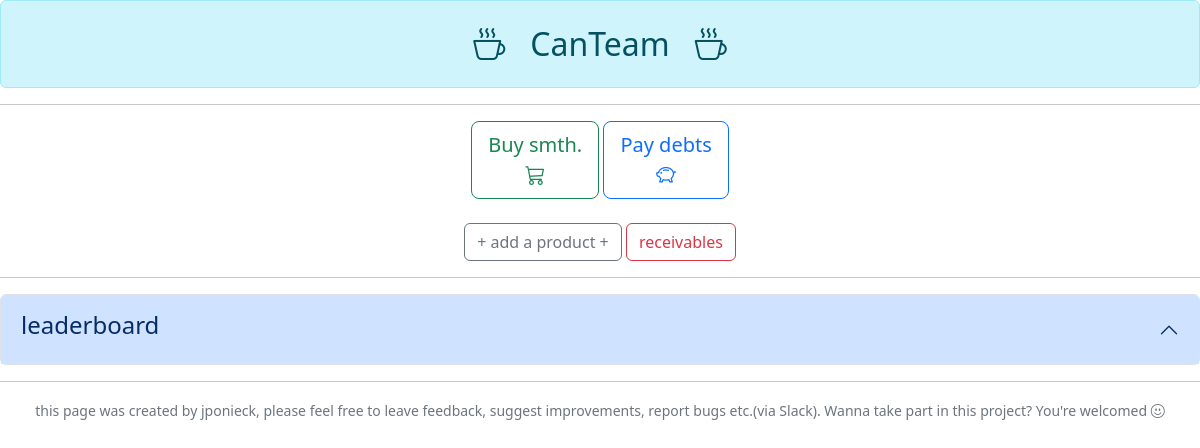
Before: /index/balloon with the older database file.
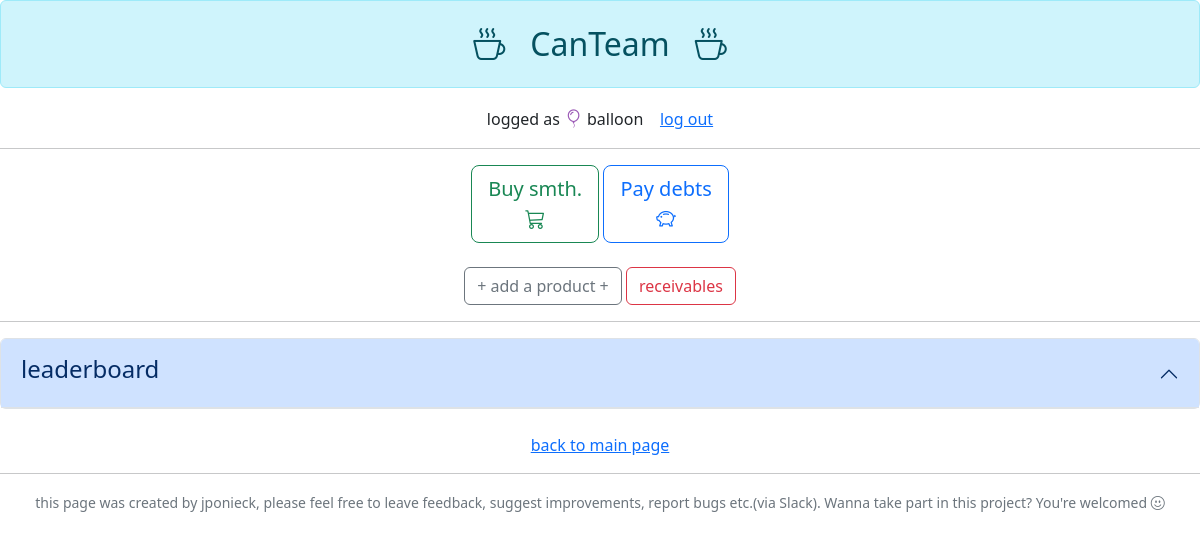
After: the same page with the newer database file.
### shareme/models.py (models this page shows, shortened)
class User42(models.Model):
    name = models.CharField(max_length=20)
    balance = models.FloatField(default=0)
    coffee_score = models.IntegerField(default=0)
    color = models.CharField(max_length=20, blank=True, null=True)
    pwd = models.CharField(max_length=50, blank=True, null=True)
    icon = models.CharField(max_length=200, blank=True, null=True)
    phone = models.CharField(max_length=200, blank=True, null=True)

### shareme/views.py (the view)
# urls.py: path('index/<username>', views.index, name='42_index'),
def index(request, username):
	context = {}
	u = User42.objects.filter(name=username).first()
	context['u'] = u
	if request.method == 'POST':
		if request.POST['mode'] == 'rec':
			return redirect('receivables', u.pk)
		else:
			return redirect("top_up", u.pk)
	context['us'] = User42.objects.all().order_by("-coffee_score")
	return render(request, 'share42/index.html', context=context)

### shareme/templates/share42/index.html (shortened to what this page needs)
{% extends 'share42/base.html' %}
{% block content %}
<center>
  <hr>
  <div class="container">
    <a class="btn btn-lg btn-outline-success" href="{% url 'prod_cat' u.name %}"> Buy smth. <br> <i class="bi bi-cart3"></i></a>
    <a class="btn btn-lg btn-outline-primary" href="{% url 'top_up' u.name %}">Pay debts <br> <i class="bi bi-piggy-bank"></i> </a><br><br>
    <a class="btn btn-outline-secondary" href="{% url 'add_prod' u.name %}">+ add a product +</a>
    <a class="btn btn-outline-danger" href="{% url 'receivables' u.name %}">receivables</a>
  </div>
  <hr>
  <div class="accordion" id="leaderboard">
    <div class="accordion-item">
      <h2 class="accordion-header">
        <button class="accordion-button" type="button" data-bs-toggle="collapse" data-bs-target="#collapseOne" aria-expanded="true" aria-controls="collapseOne">
          <h4>leaderboard</h4>
        </button>
      </h2>
    </div>
  </div>
</center>
{% endblock %}

### shareme/templates/share42/header.html
<center>
    {% if u %}
    <a href="{% url '42_index' u.name %}" style="text-decoration: none; color: black;">
    {% else %}
    <a href="{% url '42_home' %}" style="text-decoration: none; color: black;">
    {% endif %}
        <div class="alert alert-info">
        <h2 class="m-2" > <i class="bi bi-cup-hot"></i> &nbsp CanTeam &nbsp <i class="bi bi-cup-hot"></i> </h2>
        </div>
    </a>
    {% if u %}
        <p>logged as  {{u.icon | safe}} {{u.name}} &nbsp&nbsp <a href="{% url '42_home' %}">log out</a></p>
    {% endif %}
</center>

Changed rows visible on the page:
added User42: name "balloon"
Other visible differences:
text now shown: "logged as log out back to main page"
